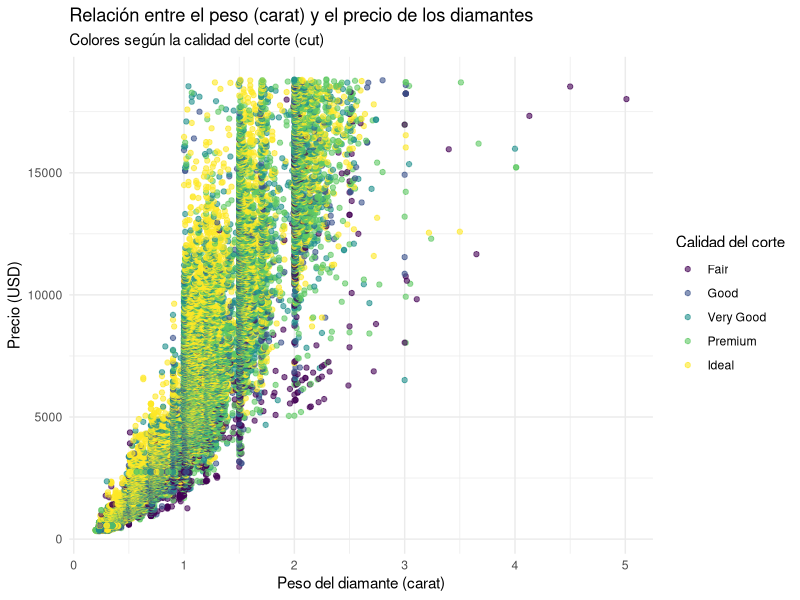

Recreate this plot in R.

#mi tema favorito son los graficos
library(tidyverse)
diamonds %>%
  ggplot(aes(x = carat, y = price, color = cut)) +
  geom_point(alpha = 0.6) + 
  labs(
    title = "Relación entre el peso (carat) y el precio de los diamantes",
    subtitle = "Colores según la calidad del corte (cut)",
    x = "Peso del diamante (carat)",
    y = "Precio (USD)",
    color = "Calidad del corte"
  ) +
  theme_minimal()
